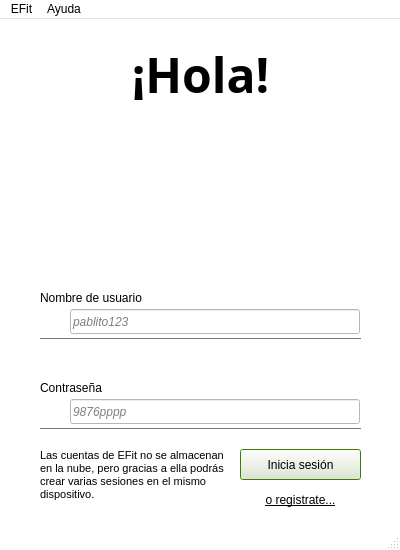
<?xml version="1.0" encoding="UTF-8"?>
<ui version="4.0">
 <class>MainWindow</class>
 <widget class="QMainWindow" name="MainWindow">
  <property name="geometry">
   <rect>
    <x>0</x>
    <y>0</y>
    <width>400</width>
    <height>550</height>
   </rect>
  </property>
  <property name="minimumSize">
   <size>
    <width>400</width>
    <height>550</height>
   </size>
  </property>
  <property name="maximumSize">
   <size>
    <width>400</width>
    <height>550</height>
   </size>
  </property>
  <property name="palette">
   <palette>
    <active>
     <colorrole role="WindowText">
      <brush brushstyle="SolidPattern">
       <color alpha="255">
        <red>0</red>
        <green>0</green>
        <blue>0</blue>
       </color>
      </brush>
     </colorrole>
     <colorrole role="Button">
      <brush brushstyle="SolidPattern">
       <color alpha="255">
        <red>238</red>
        <green>238</green>
        <blue>236</blue>
       </color>
      </brush>
     </colorrole>
     <colorrole role="Light">
      <brush brushstyle="SolidPattern">
       <color alpha="255">
        <red>255</red>
        <green>255</green>
        <blue>255</blue>
       </color>
      </brush>
     </colorrole>
     <colorrole role="Midlight">
      <brush brushstyle="SolidPattern">
       <color alpha="255">
        <red>246</red>
        <green>246</green>
        <blue>245</blue>
       </color>
      </brush>
     </colorrole>
     <colorrole role="Dark">
      <brush brushstyle="SolidPattern">
       <color alpha="255">
        <red>119</red>
        <green>119</green>
        <blue>118</blue>
       </color>
      </brush>
     </colorrole>
     <colorrole role="Mid">
      <brush brushstyle="SolidPattern">
       <color alpha="255">
        <red>159</red>
        <green>159</green>
        <blue>157</blue>
       </color>
      </brush>
     </colorrole>
     <colorrole role="Text">
      <brush brushstyle="SolidPattern">
       <color alpha="255">
        <red>0</red>
        <green>0</green>
        <blue>0</blue>
       </color>
      </brush>
     </colorrole>
     <colorrole role="BrightText">
      <brush brushstyle="SolidPattern">
       <color alpha="255">
        <red>255</red>
        <green>255</green>
        <blue>255</blue>
       </color>
      </brush>
     </colorrole>
     <colorrole role="ButtonText">
      <brush brushstyle="SolidPattern">
       <color alpha="255">
        <red>0</red>
        <green>0</green>
        <blue>0</blue>
       </color>
      </brush>
     </colorrole>
     <colorrole role="Base">
      <brush brushstyle="SolidPattern">
       <color alpha="255">
        <red>255</red>
        <green>255</green>
        <blue>255</blue>
       </color>
      </brush>
     </colorrole>
     <colorrole role="Window">
      <brush brushstyle="SolidPattern">
       <color alpha="255">
        <red>255</red>
        <green>255</green>
        <blue>255</blue>
       </color>
      </brush>
     </colorrole>
     <colorrole role="Shadow">
      <brush brushstyle="SolidPattern">
       <color alpha="255">
        <red>0</red>
        <green>0</green>
        <blue>0</blue>
       </color>
      </brush>
     </colorrole>
     <colorrole role="Highlight">
      <brush brushstyle="SolidPattern">
       <color alpha="255">
        <red>78</red>
        <green>154</green>
        <blue>6</blue>
       </color>
      </brush>
     </colorrole>
     <colorrole role="AlternateBase">
      <brush brushstyle="SolidPattern">
       <color alpha="255">
        <red>246</red>
        <green>246</green>
        <blue>245</blue>
       </color>
      </brush>
     </colorrole>
     <colorrole role="ToolTipBase">
      <brush brushstyle="SolidPattern">
       <color alpha="255">
        <red>255</red>
        <green>255</green>
        <blue>220</blue>
       </color>
      </brush>
     </colorrole>
     <colorrole role="ToolTipText">
      <brush brushstyle="SolidPattern">
       <color alpha="255">
        <red>0</red>
        <green>0</green>
        <blue>0</blue>
       </color>
      </brush>
     </colorrole>
     <colorrole role="PlaceholderText">
      <brush brushstyle="SolidPattern">
       <color alpha="128">
        <red>0</red>
        <green>0</green>
        <blue>0</blue>
       </color>
      </brush>
     </colorrole>
    </active>
    <inactive>
     <colorrole role="WindowText">
      <brush brushstyle="SolidPattern">
       <color alpha="255">
        <red>0</red>
        <green>0</green>
        <blue>0</blue>
       </color>
      </brush>
     </colorrole>
     <colorrole role="Button">
      <brush brushstyle="SolidPattern">
       <color alpha="255">
        <red>238</red>
        <green>238</green>
        <blue>236</blue>
       </color>
      </brush>
     </colorrole>
     <colorrole role="Light">
      <brush brushstyle="SolidPattern">
       <color alpha="255">
        <red>255</red>
        <green>255</green>
        <blue>255</blue>
       </color>
      </brush>
     </colorrole>
     <colorrole role="Midlight">
      <brush brushstyle="SolidPattern">
       <color alpha="255">
        <red>246</red>
        <green>246</green>
        <blue>245</blue>
       </color>
      </brush>
     </colorrole>
     <colorrole role="Dark">
      <brush brushstyle="SolidPattern">
       <color alpha="255">
        <red>119</red>
        <green>119</green>
        <blue>118</blue>
       </color>
      </brush>
     </colorrole>
     <colorrole role="Mid">
      <brush brushstyle="SolidPattern">
       <color alpha="255">
        <red>159</red>
        <green>159</green>
        <blue>157</blue>
       </color>
      </brush>
     </colorrole>
     <colorrole role="Text">
      <brush brushstyle="SolidPattern">
       <color alpha="255">
        <red>0</red>
        <green>0</green>
        <blue>0</blue>
       </color>
      </brush>
     </colorrole>
     <colorrole role="BrightText">
      <brush brushstyle="SolidPattern">
       <color alpha="255">
        <red>255</red>
        <green>255</green>
        <blue>255</blue>
       </color>
      </brush>
     </colorrole>
     <colorrole role="ButtonText">
      <brush brushstyle="SolidPattern">
       <color alpha="255">
        <red>0</red>
        <green>0</green>
        <blue>0</blue>
       </color>
      </brush>
     </colorrole>
     <colorrole role="Base">
      <brush brushstyle="SolidPattern">
       <color alpha="255">
        <red>255</red>
        <green>255</green>
        <blue>255</blue>
       </color>
      </brush>
     </colorrole>
     <colorrole role="Window">
      <brush brushstyle="SolidPattern">
       <color alpha="255">
        <red>255</red>
        <green>255</green>
        <blue>255</blue>
       </color>
      </brush>
     </colorrole>
     <colorrole role="Shadow">
      <brush brushstyle="SolidPattern">
       <color alpha="255">
        <red>0</red>
        <green>0</green>
        <blue>0</blue>
       </color>
      </brush>
     </colorrole>
     <colorrole role="Highlight">
      <brush brushstyle="SolidPattern">
       <color alpha="255">
        <red>78</red>
        <green>154</green>
        <blue>6</blue>
       </color>
      </brush>
     </colorrole>
     <colorrole role="AlternateBase">
      <brush brushstyle="SolidPattern">
       <color alpha="255">
        <red>246</red>
        <green>246</green>
        <blue>245</blue>
       </color>
      </brush>
     </colorrole>
     <colorrole role="ToolTipBase">
      <brush brushstyle="SolidPattern">
       <color alpha="255">
        <red>255</red>
        <green>255</green>
        <blue>220</blue>
       </color>
      </brush>
     </colorrole>
     <colorrole role="ToolTipText">
      <brush brushstyle="SolidPattern">
       <color alpha="255">
        <red>0</red>
        <green>0</green>
        <blue>0</blue>
       </color>
      </brush>
     </colorrole>
     <colorrole role="PlaceholderText">
      <brush brushstyle="SolidPattern">
       <color alpha="128">
        <red>0</red>
        <green>0</green>
        <blue>0</blue>
       </color>
      </brush>
     </colorrole>
    </inactive>
    <disabled>
     <colorrole role="WindowText">
      <brush brushstyle="SolidPattern">
       <color alpha="255">
        <red>119</red>
        <green>119</green>
        <blue>118</blue>
       </color>
      </brush>
     </colorrole>
     <colorrole role="Button">
      <brush brushstyle="SolidPattern">
       <color alpha="255">
        <red>238</red>
        <green>238</green>
        <blue>236</blue>
       </color>
      </brush>
     </colorrole>
     <colorrole role="Light">
      <brush brushstyle="SolidPattern">
       <color alpha="255">
        <red>255</red>
        <green>255</green>
        <blue>255</blue>
       </color>
      </brush>
     </colorrole>
     <colorrole role="Midlight">
      <brush brushstyle="SolidPattern">
       <color alpha="255">
        <red>246</red>
        <green>246</green>
        <blue>245</blue>
       </color>
      </brush>
     </colorrole>
     <colorrole role="Dark">
      <brush brushstyle="SolidPattern">
       <color alpha="255">
        <red>119</red>
        <green>119</green>
        <blue>118</blue>
       </color>
      </brush>
     </colorrole>
     <colorrole role="Mid">
      <brush brushstyle="SolidPattern">
       <color alpha="255">
        <red>159</red>
        <green>159</green>
        <blue>157</blue>
       </color>
      </brush>
     </colorrole>
     <colorrole role="Text">
      <brush brushstyle="SolidPattern">
       <color alpha="255">
        <red>119</red>
        <green>119</green>
        <blue>118</blue>
       </color>
      </brush>
     </colorrole>
     <colorrole role="BrightText">
      <brush brushstyle="SolidPattern">
       <color alpha="255">
        <red>255</red>
        <green>255</green>
        <blue>255</blue>
       </color>
      </brush>
     </colorrole>
     <colorrole role="ButtonText">
      <brush brushstyle="SolidPattern">
       <color alpha="255">
        <red>119</red>
        <green>119</green>
        <blue>118</blue>
       </color>
      </brush>
     </colorrole>
     <colorrole role="Base">
      <brush brushstyle="SolidPattern">
       <color alpha="255">
        <red>255</red>
        <green>255</green>
        <blue>255</blue>
       </color>
      </brush>
     </colorrole>
     <colorrole role="Window">
      <brush brushstyle="SolidPattern">
       <color alpha="255">
        <red>255</red>
        <green>255</green>
        <blue>255</blue>
       </color>
      </brush>
     </colorrole>
     <colorrole role="Shadow">
      <brush brushstyle="SolidPattern">
       <color alpha="255">
        <red>0</red>
        <green>0</green>
        <blue>0</blue>
       </color>
      </brush>
     </colorrole>
     <colorrole role="Highlight">
      <brush brushstyle="SolidPattern">
       <color alpha="255">
        <red>145</red>
        <green>145</green>
        <blue>145</blue>
       </color>
      </brush>
     </colorrole>
     <colorrole role="AlternateBase">
      <brush brushstyle="SolidPattern">
       <color alpha="255">
        <red>238</red>
        <green>238</green>
        <blue>236</blue>
       </color>
      </brush>
     </colorrole>
     <colorrole role="ToolTipBase">
      <brush brushstyle="SolidPattern">
       <color alpha="255">
        <red>255</red>
        <green>255</green>
        <blue>220</blue>
       </color>
      </brush>
     </colorrole>
     <colorrole role="ToolTipText">
      <brush brushstyle="SolidPattern">
       <color alpha="255">
        <red>0</red>
        <green>0</green>
        <blue>0</blue>
       </color>
      </brush>
     </colorrole>
     <colorrole role="PlaceholderText">
      <brush brushstyle="SolidPattern">
       <color alpha="128">
        <red>0</red>
        <green>0</green>
        <blue>0</blue>
       </color>
      </brush>
     </colorrole>
    </disabled>
   </palette>
  </property>
  <property name="windowTitle">
   <string>EFit Login</string>
  </property>
  <property name="layoutDirection">
   <enum>Qt::LeftToRight</enum>
  </property>
  <property name="autoFillBackground">
   <bool>true</bool>
  </property>
  <property name="unifiedTitleAndToolBarOnMac">
   <bool>false</bool>
  </property>
  <widget class="QWidget" name="centralwidget">
   <widget class="QLabel" name="hola">
    <property name="geometry">
     <rect>
      <x>0</x>
      <y>30</y>
      <width>401</width>
      <height>51</height>
     </rect>
    </property>
    <property name="font">
     <font>
      <family>Ubuntu Condensed</family>
      <pointsize>36</pointsize>
      <weight>75</weight>
      <bold>true</bold>
     </font>
    </property>
    <property name="text">
     <string>¡Hola!</string>
    </property>
    <property name="scaledContents">
     <bool>true</bool>
    </property>
    <property name="alignment">
     <set>Qt::AlignCenter</set>
    </property>
   </widget>
   <widget class="Line" name="userLine">
    <property name="geometry">
     <rect>
      <x>40</x>
      <y>310</y>
      <width>321</width>
      <height>20</height>
     </rect>
    </property>
    <property name="orientation">
     <enum>Qt::Horizontal</enum>
    </property>
   </widget>
   <widget class="Line" name="passLine">
    <property name="geometry">
     <rect>
      <x>40</x>
      <y>400</y>
      <width>321</width>
      <height>20</height>
     </rect>
    </property>
    <property name="orientation">
     <enum>Qt::Horizontal</enum>
    </property>
   </widget>
   <widget class="QLineEdit" name="userText">
    <property name="enabled">
     <bool>true</bool>
    </property>
    <property name="geometry">
     <rect>
      <x>70</x>
      <y>290</y>
      <width>290</width>
      <height>25</height>
     </rect>
    </property>
    <property name="font">
     <font>
      <weight>50</weight>
      <italic>true</italic>
      <bold>false</bold>
     </font>
    </property>
    <property name="text">
     <string/>
    </property>
    <property name="placeholderText">
     <string>pablito123</string>
    </property>
    <property name="cursorMoveStyle">
     <enum>Qt::LogicalMoveStyle</enum>
    </property>
   </widget>
   <widget class="QLineEdit" name="passText">
    <property name="enabled">
     <bool>true</bool>
    </property>
    <property name="geometry">
     <rect>
      <x>70</x>
      <y>380</y>
      <width>290</width>
      <height>25</height>
     </rect>
    </property>
    <property name="font">
     <font>
      <weight>50</weight>
      <italic>true</italic>
      <bold>false</bold>
     </font>
    </property>
    <property name="text">
     <string/>
    </property>
    <property name="echoMode">
     <enum>QLineEdit::Password</enum>
    </property>
    <property name="placeholderText">
     <string>9876pppp</string>
    </property>
    <property name="cursorMoveStyle">
     <enum>Qt::LogicalMoveStyle</enum>
    </property>
   </widget>
   <widget class="QLabel" name="userLabel">
    <property name="geometry">
     <rect>
      <x>40</x>
      <y>270</y>
      <width>321</width>
      <height>17</height>
     </rect>
    </property>
    <property name="text">
     <string>Nombre de usuario</string>
    </property>
   </widget>
   <widget class="QLabel" name="passLabel">
    <property name="geometry">
     <rect>
      <x>40</x>
      <y>360</y>
      <width>321</width>
      <height>17</height>
     </rect>
    </property>
    <property name="text">
     <string>Contraseña</string>
    </property>
   </widget>
   <widget class="QPushButton" name="btnLogin">
    <property name="geometry">
     <rect>
      <x>240</x>
      <y>430</y>
      <width>121</width>
      <height>31</height>
     </rect>
    </property>
    <property name="font">
     <font>
      <weight>50</weight>
      <bold>false</bold>
      <underline>false</underline>
      <strikeout>false</strikeout>
      <kerning>true</kerning>
     </font>
    </property>
    <property name="statusTip">
     <string>Inicia sesión</string>
    </property>
    <property name="autoFillBackground">
     <bool>false</bool>
    </property>
    <property name="text">
     <string>Inicia sesión</string>
    </property>
    <property name="autoDefault">
     <bool>false</bool>
    </property>
    <property name="default">
     <bool>true</bool>
    </property>
    <property name="flat">
     <bool>false</bool>
    </property>
   </widget>
   <widget class="QPushButton" name="btnRegister">
    <property name="geometry">
     <rect>
      <x>240</x>
      <y>470</y>
      <width>121</width>
      <height>21</height>
     </rect>
    </property>
    <property name="font">
     <font>
      <underline>true</underline>
     </font>
    </property>
    <property name="statusTip">
     <string>Registrate</string>
    </property>
    <property name="layoutDirection">
     <enum>Qt::LeftToRight</enum>
    </property>
    <property name="text">
     <string>o registrate...</string>
    </property>
    <property name="flat">
     <bool>true</bool>
    </property>
   </widget>
   <widget class="QLabel" name="foto">
    <property name="geometry">
     <rect>
      <x>40</x>
      <y>90</y>
      <width>311</width>
      <height>181</height>
     </rect>
    </property>
    <property name="text">
     <string/>
    </property>
    <property name="pixmap">
     <pixmap>images/undraw_Login_re_4vu2.png</pixmap>
    </property>
    <property name="scaledContents">
     <bool>true</bool>
    </property>
   </widget>
   <widget class="QLabel" name="userIcon">
    <property name="geometry">
     <rect>
      <x>40</x>
      <y>290</y>
      <width>21</width>
      <height>21</height>
     </rect>
    </property>
    <property name="text">
     <string/>
    </property>
    <property name="pixmap">
     <pixmap>images/profile.png</pixmap>
    </property>
    <property name="scaledContents">
     <bool>true</bool>
    </property>
   </widget>
   <widget class="QLabel" name="passIcon">
    <property name="geometry">
     <rect>
      <x>40</x>
      <y>380</y>
      <width>21</width>
      <height>21</height>
     </rect>
    </property>
    <property name="text">
     <string/>
    </property>
    <property name="pixmap">
     <pixmap>images/lock.png</pixmap>
    </property>
    <property name="scaledContents">
     <bool>true</bool>
    </property>
   </widget>
   <widget class="QLabel" name="info">
    <property name="geometry">
     <rect>
      <x>40</x>
      <y>430</y>
      <width>191</width>
      <height>61</height>
     </rect>
    </property>
    <property name="font">
     <font>
      <pointsize>8</pointsize>
     </font>
    </property>
    <property name="text">
     <string>Las cuentas de EFit no se almacenan en la nube, pero gracias a ella podrás crear varias sesiones en el mismo dispositivo.</string>
    </property>
    <property name="scaledContents">
     <bool>true</bool>
    </property>
    <property name="alignment">
     <set>Qt::AlignLeading|Qt::AlignLeft|Qt::AlignTop</set>
    </property>
    <property name="wordWrap">
     <bool>true</bool>
    </property>
   </widget>
   <zorder>userLine</zorder>
   <zorder>passLine</zorder>
   <zorder>userText</zorder>
   <zorder>passText</zorder>
   <zorder>userLabel</zorder>
   <zorder>passLabel</zorder>
   <zorder>btnLogin</zorder>
   <zorder>btnRegister</zorder>
   <zorder>foto</zorder>
   <zorder>hola</zorder>
   <zorder>userIcon</zorder>
   <zorder>passIcon</zorder>
   <zorder>info</zorder>
  </widget>
  <widget class="QMenuBar" name="menubar">
   <property name="geometry">
    <rect>
     <x>0</x>
     <y>0</y>
     <width>400</width>
     <height>22</height>
    </rect>
   </property>
   <widget class="QMenu" name="menuAyuda">
    <property name="title">
     <string>Ayuda</string>
    </property>
    <addaction name="actionManual"/>
   </widget>
   <widget class="QMenu" name="menuEFit">
    <property name="title">
     <string>EFit</string>
    </property>
    <addaction name="actionInformacion"/>
    <addaction name="actionDetalles"/>
    <addaction name="separator"/>
    <addaction name="actionDesarrollador"/>
   </widget>
   <addaction name="menuEFit"/>
   <addaction name="menuAyuda"/>
  </widget>
  <widget class="QStatusBar" name="statusbar"/>
  <action name="actionManual">
   <property name="icon">
    <iconset theme="file">
     <normaloff>.</normaloff>.</iconset>
   </property>
   <property name="text">
    <string>Manual</string>
   </property>
   <property name="statusTip">
    <string>Guía de uso de la ventana</string>
   </property>
  </action>
  <action name="actionAutor">
   <property name="text">
    <string>Autor</string>
   </property>
  </action>
  <action name="actionInformacion">
   <property name="text">
    <string>Información</string>
   </property>
   <property name="statusTip">
    <string>Información del software</string>
   </property>
  </action>
  <action name="actionDetalles">
   <property name="text">
    <string>Detalles</string>
   </property>
   <property name="statusTip">
    <string comment="0">Detalles de desarrollo</string>
   </property>
  </action>
  <action name="actionDesarrollador">
   <property name="text">
    <string>Desarrollador</string>
   </property>
   <property name="statusTip">
    <string>Información sobre el desarrollador</string>
   </property>
  </action>
 </widget>
 <resources/>
 <connections/>
</ui>
